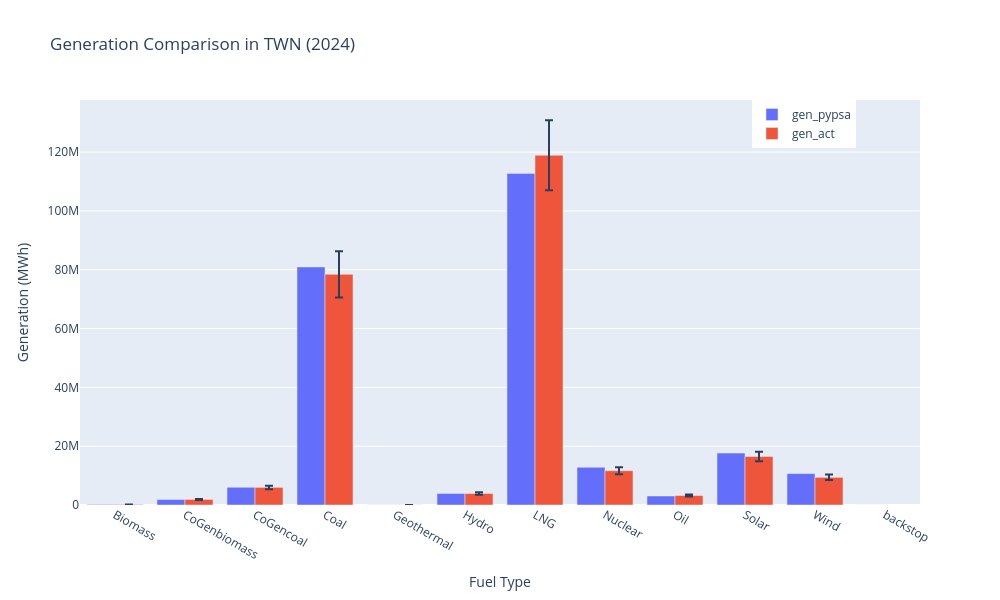

Write notebook code for a chart like this one.
### Code cell
# --- CALIBRATION 1A: Yearly GENERATION 2024- actual data vs model --- #

gen_act = df.loc[df['datetime'].dt.year == 2024].copy()
gen_act['datetime'] = pd.to_datetime(gen_act['datetime'], format='%d-%m-%Y %H:%M:%S')
gen_act.set_index('datetime', inplace=True)
gen_act.sort_index(inplace=True)

# Select relevant columns and rename them
gen_act = gen_act[['production_nuclear',
                   'production_geothermal', 
                   'production_biomass', 
                   'production_coal',
                   'production_wind', 
                   'production_solar', 
                   'production_hydro',
                   'production_gas', 
                   'production_oil', 
                   'production_unknown',
]]

# Rename columns to match the model's output
gen_act.rename(columns={
    'production_nuclear': 'Nuclear',
    'production_geothermal': 'Geothermal',
    'production_biomass': 'Biomass',
    'production_coal': 'Coal',
    'production_wind': 'Wind',
    'production_solar': 'Solar',
    'production_hydro': 'Hydro',
    'production_gas': 'LNG',
    'production_oil': 'Oil',
    'production_unknown': 'CoGen'
}, inplace=True)

gen_act['CoGencoal'] = gen_act['CoGen']*0.76
gen_act['CoGenbiomass'] = gen_act['CoGen']*0.24
gen_act.drop(columns=['CoGen'], inplace=True)

# Pypsa results
gen_pypsa = (
    n
    .generators_t
    .p
    .groupby(by=[n.generators.carrier],axis=1)
    .sum().sum()
    .to_frame().reset_index().rename(columns={'carrier':'Fuel', 0:'gen_pypsa'})
)

gen_act = gen_act.sum().to_frame().reset_index().rename(columns={'index':'Fuel', 0:'gen_act'})

# Combine both
gen = gen_pypsa.merge(gen_act,how='outer',on='Fuel')
gen['err'] = gen['gen_act'].abs() * 0.1

fig = go.Figure()

# Add PYPSA generation bars
fig.add_trace(go.Bar(
    x=gen['Fuel'],
    y=gen['gen_pypsa'],
    name='gen_pypsa'
))

# Add Actual generation bars with error bars
fig.add_trace(go.Bar(
    x=gen['Fuel'],
    y=gen['gen_act'],
    name='gen_act',
    error_y=dict(
        type='data',
        array=gen['err'],
        visible=True
    )
))

# Update the layout
fig.update_layout(
    barmode='group',
    title="Generation Comparison in TWN (2024)",
    width=1000,
    height=600,
    xaxis_title='Fuel Type',
    yaxis_title='Generation (MWh)',
    legend=dict(title='', x=0.8, y=1)
)

fig.show()

### Figure 1 — Plotly figure (JSON) as saved in the notebook; plotly's stock layout.template omitted (floating-point values rounded to 4 significant figures)
{"data": [{"name": "gen_pypsa", "type": "bar", "x": ["Biomass", "CoGenbiomass", "CoGencoal", "Coal", "Geothermal", "Hydro", "LNG", "Nuclear", "Oil", "Solar", "Wind", "backstop"], "y": [190800.0, 1853000.0, 6028000.0, 80960000.0, 19340.0, 3919000.0, 112800000.0, 12820000.0, 3056000.0, 17650000.0, 10680000.0, 0.0]}, {"error_y": {"array": [19130.0, 189100.0, 598900.0, 7845000.0, 1939.0, 390800.0, 11900000.0, 1166000.0, 321800.0, 1649000.0, 940500.0, NaN], "type": "data", "visible": true}, "name": "gen_act", "type": "bar", "x": ["Biomass", "CoGenbiomass", "CoGencoal", "Coal", "Geothermal", "Hydro", "LNG", "Nuclear", "Oil", "Solar", "Wind", "backstop"], "y": [191300.0, 1891000.0, 5989000.0, 78450000.0, 19390.0, 3908000.0, 119000000.0, 11660000.0, 3218000.0, 16490000.0, 9405000.0, NaN]}], "layout": {"barmode": "group", "height": 600, "legend": {"title": {"text": ""}, "x": 0.8, "y": 1}, "title": {"text": "Generation Comparison in TWN (2024)"}, "width": 1000, "xaxis": {"title": {"text": "Fuel Type"}}, "yaxis": {"title": {"text": "Generation (MWh)"}}}}
